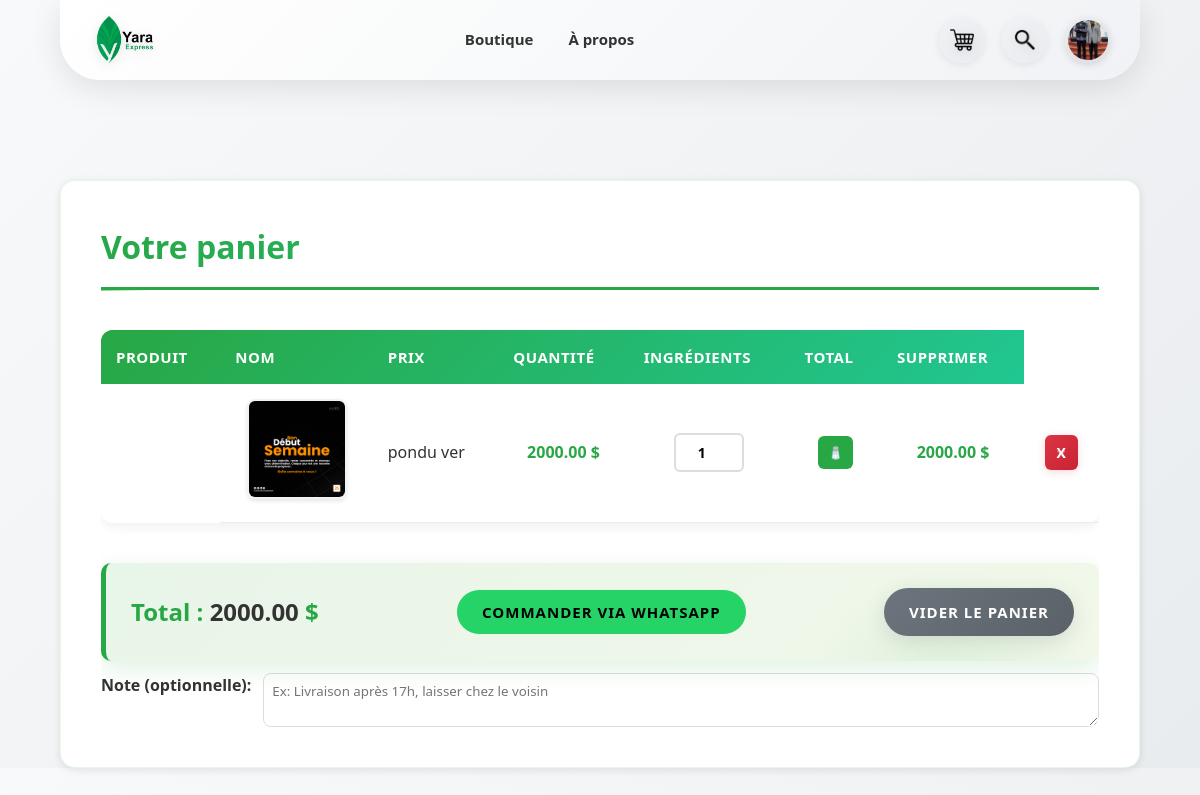
The page /panier/ (signed in) on the database its author committed.
### users/models.py (models this page shows, shortened)
class UserProfile(models.Model):
    user = models.OneToOneField(User, on_delete=models.CASCADE, related_name='profile')
    photo = models.ImageField(upload_to='profile_pictures/', blank=True, null=True, default='profile_pictures/default.svg')
    bio = models.TextField(max_length=500, blank=True, null=True)
    created_at = models.DateTimeField(auto_now_add=True)
    updated_at = models.DateTimeField(auto_now=True)

### orders/models.py (models this page shows, shortened)
class CartItem(models.Model):
    cart = models.ForeignKey(Cart, on_delete=models.CASCADE, related_name='items')
    product = models.ForeignKey(Product, on_delete=models.CASCADE)
    quantity = models.PositiveIntegerField(default=1)
    added_at = models.DateTimeField(auto_now_add=True)
    ingredients = models.ManyToManyField(Ingredient, blank=True, related_name='cart_items')
    def get_total_price(self):
        ingredient_price = sum(ing.prix for ing in self.ingredients.all())
        return (self.product.prix + ingredient_price) * self.quantity
    class Meta:
        unique_together = ('cart', 'product')
        verbose_name_plural = "Articles du panier"

### shop/models.py (models this page shows, shortened)
class Product(models.Model):
    titre = models.CharField(max_length=200)
    description = models.TextField()
    prix = models.DecimalField(max_digits=10, decimal_places=2)
    stock = models.IntegerField()
    category = models.ForeignKey(Category, on_delete=models.CASCADE)
    image = models.ImageField(upload_to='products/')
    date_publication = models.DateTimeField(auto_now_add=True)
    data_modification_pub = models.DateTimeField(auto_now=True)
    is_active = models.BooleanField(default=True)
    class Meta:
        ordering = ['-date_publication']

### orders/views.py (the view)
# urls.py: path('panier/', views.panier, name='panier'),
@login_required
def panier(request):
    cart = get_or_create_cart(request.user)
    ingredients = Ingredient.objects.filter(is_active=True)  # Charger tous les ingrédients actifs
    context = {
        'cart': cart,
        'items': cart.items.all(),
        'total_price': cart.get_total_price(),
        'total_items': cart.get_total_items(),
        'all_ingredients': ingredients,  # Ajouter les ingrédients au contexte
    }
    return render(request, 'cart.html', context)

### orders/models.py (called while the page is built)
    def get_total_price(self):
        return sum(item.get_total_price() for item in self.items.all())

    def get_total_items(self):
        return sum(item.quantity for item in self.items.all())

### orders/views.py (called while the page is built)
def get_or_create_cart(user):
    cart, created = Cart.objects.get_or_create(user=user)
    return cart

### templates/cart.html (shortened to what this page needs)
{% load static %}
<!DOCTYPE html>
<html lang="fr">
<head>
    <link rel="stylesheet" href="{% static 'css/cart.css' %}">
    <link rel="stylesheet" href="{% static 'css/style.css' %}">
</head>
<body>
<header>
    <div class="logo">
        <img src="{% static 'img/logos2.png' %}" alt="Logo Yara">
    </div>
    <ul id="nav-menu">
        <li><a href="{% url 'home' %}">Boutique</a></li>
        <li><a href="{% url 'about' %}">À propos</a></li>
    </ul>
    <div class="parametre">
         <a href="{% url 'panier' %}"><img src="{% static 'img/shopping.png' %}" alt=""></a>
        <a href="{% url 'recherche' %}"><img src="{% static 'img/search.png' %}" alt="Recherche"></a>
            {% if user.is_authenticated %}
                <a href="{% url 'profile' %}">
                    {% if user.profile.photo %}
                        <img src="{{ user.profile.photo.url }}" alt="Avatar" style="height:40px;width:40px;border-radius:50%;object-fit:cover;">
                    {% else %}
                        <img src="{% static 'img/utilisateur.png' %}" alt="Utilisateur">
                    {% endif %}
                </a>
            {% else %}
                <a href="{% url 'login' %}"><img src="{% static 'img/utilisateur.png' %}" alt="Connexion"></a>
            {% endif %}
    </div>
</header>
    <main class="container">
        <h1>Votre panier</h1>
        <div class="contg">
            {% if items %}
                <div class="tableau">
                    <table class="panier_table" id="panierTable">
                    <thead>
                        <tr>
                            <th>Produit</th>
                            <th>Nom</th>
                            <th>Prix</th>
                            <th>Quantité</th>
                            <th>Ingrédients</th>
                            <th>Total</th>
                            <th>Supprimer</th>
                        </tr>
                    </thead>
                    <tbody>
                        {% for item in items %}
                            <tr data-item-id="{{ item.id }}" data-prix="{{ item.product.prix }}" data-ingredients="[{% for ing in item.ingredients.all %}{{ ing.id }}{% if not forloop.last %},{% endif %}{% endfor %}]">
                                <td>
                                    {% if item.product.image %}
                                        <img src="{{ item.product.image.url }}" alt="{{ item.product.titre }}" style="max-width: 100px;">
                                    {% else %}
                                        <img src="{% static 'img/placeholder.png' %}" alt="Non disponible" style="max-width: 100px;">
                                    {% endif %}
                                </td>
                                <td>{{ item.product.titre }}</td>
                                <td>{{ item.product.prix }} $</td>
                                <td>
                                    <form method="post" action="{% url 'mettre_a_jour_panier' item.id %}" class="qty-form">
                                        <input type="number" name="quantity" value="{{ item.quantity }}" min="1" class="qty" data-item-id="{{ item.id }}">
                                    </form>
                                </td>
                                <td>
                                    <button type="button" class="btn-ingredients" data-item-id="{{ item.id }}" data-action-url="{% url 'add_ingredients_to_item' item.id %}" onclick="openIngredientsModal({{ item.id }})" style="background:#28a745;color:white;border:none;padding:8px 12px;border-radius:6px;cursor:pointer;font-weight:600;">
                                        🧂 {% if item.ingredients.exists %}{{ item.ingredients.count }}{% endif %}
                                    </button>
                                </td>
                                <td class="totalLigne">{{ item.get_total_price }} $</td>
                                <td>
                                    <form method="post" action="{% url 'supprimer_du_panier' item.id %}" style="display:inline;">
                                        <button type="submit" class="supprimer">X</button>
                                    </form>
                                </td>
                            </tr>
                        {% endfor %}
                    </tbody>
                </table>
                <div class="total_panier">
                    <h2>Total : <span id="totalPanier">{{ total_price }}</span> $</h2>
                    <button id="waBtn" class="btn" style="margin-left: 10px; background:#25d366;">Commander via WhatsApp</button>
                    <a href="{% url 'vider_panier' %}" class="btn-secondary" style="margin-left: 10px;">Vider le panier</a>
                </div>
                <div style="margin-top:12px; width:100%; display:flex; gap:12px; align-items:flex-start;">
                    <label for="orderNote" style="font-weight:600;">Note (optionnelle):</label>
                    <textarea id="orderNote" placeholder="Ex: Livraison après 17h, laisser chez le voisin" style="flex:1;min-height:48px;padding:8px;border-radius:8px;border:1px solid #ddd"></textarea>
                </div>
                </div>
            {% else %}
        </div>
            <div class="empty-cart">
                <p>Votre panier est vide.</p>
                <a href="{% url 'home' %}" class="btn">Continuer vos achats</a>
            </div>
        {% endif %}
    </main>
</body>
</html>

### static/css/style.css (style rules this page uses)
* { margin: 0; padding: 0; box-sizing: border-box; font-family: 'Segoe UI', Tahoma, Geneva, Verdana, sans-serif; }
html { scroll-behavior: smooth; }
body { background: linear-gradient(135deg, #f8f9fa 0%, #e9ecef 100%); color: #333; line-height: 1.6; }
header { position: fixed; top: 0; left: 0; right: 0; margin: 0 auto; z-index: 100; border-radius: 0 0 40px 40px; background: linear-gradient(135deg, #ffffff 0%, #f8f9fa 50%, #f0f2f5 100%); box-shadow: 0 8px 32px rgba(0, 0, 0, 0.1); backdrop-filter: blur(10px); display: flex; height: 80px; width: 90%; justify-content: space-between; align-items: center; padding: 0 30px; left: 5%; right: 5%; transition: all 0.3s ease; box-sizing: border-box; }
.logo { display: flex; align-items: center; cursor: pointer; }
.logo img { height: 70px; transition: all 0.4s cubic-bezier(0.175, 0.885, 0.32, 1.275); filter: drop-shadow(0 4px 6px rgba(0, 0, 0, 0.1)); }
header ul { display: flex; list-style: none; gap: 35px; }
header ul li a { text-decoration: none; color: #333; font-weight: 600; font-size: 15px; transition: all 0.3s ease; position: relative; padding: 8px 0; }
header ul li a::before { content: ''; position: absolute; bottom: 0; left: 0; width: 0; height: 3px; background: linear-gradient(90deg, #28a745, #20c997); transition: width 0.4s cubic-bezier(0.175, 0.885, 0.32, 1.275); border-radius: 2px; }
.parametre { display: flex; gap: 18px; align-items: center; }
.parametre a { position: relative; display: flex; align-items: center; justify-content: center; width: 45px; height: 45px; border-radius: 50%; background: linear-gradient(135deg, #f0f2f5 0%, #e9ecef 100%); transition: all 0.3s ease; box-shadow: 0 2px 8px rgba(0, 0, 0, 0.08); }
.parametre img { height: 24px; transition: all 0.3s ease; filter: drop-shadow(0 2px 4px rgba(0, 0, 0, 0.1)); }
main { position: relative; left: 0; right: 0; margin: 0 auto; margin-bottom: 200px; top: 50px; display: flex; width: 90%; gap: 200px; }

### rows shown on the page
CartItem: product.image (picture), product.titre "pondu ver", product.prix "2000.00", quantity "1", get_total_price "2000.00"

### other values the page prints
{{ total_price }} "2000.00"
